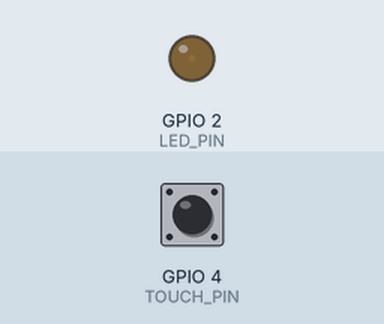
Recording of a sketch running on a simulated ESP32. On the bench: output pins drawn as LEDs (lit = HIGH). The test bench sets the inputs (shaded band); at power-on: GPIO 4 (TOUCH_PIN) HIGH.

Above: at 0.05 s.
At 3.45 s:
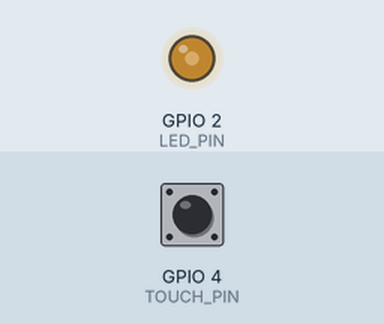
At 6.95 s:
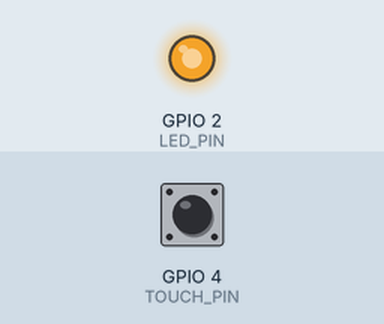
At 13.85 s:
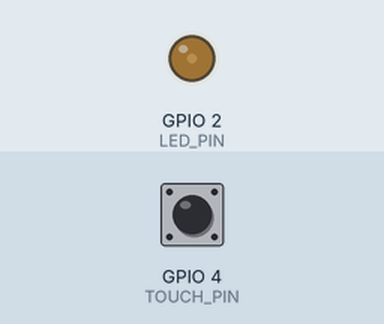
Timing chart, 0 to 20.0 s (numbered marks = the images above):
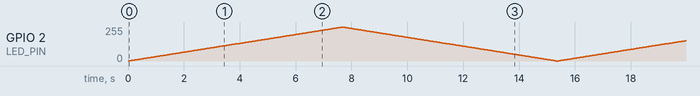

The sketch:

ex05_touch_breath.ino
```cpp
#define TOUCH_PIN 4
#define LED_PIN 2
#define TOUCH_THRESHOLD 20

int speedLevel = 1;                // 速度档位 1慢 2中 3快
int delayList[] = {30, 15, 5};     // 对应档位延时
bool lastTouch = false;
unsigned long debounceTime = 0;
unsigned long debounceDelay = 50;

// PWM呼吸灯配置
const int freq = 5000;
const int resolution = 8;

void setup() {
  Serial.begin(115200);
  pinMode(LED_PIN, OUTPUT);
  ledcAttach(LED_PIN, freq, resolution); // 绑定PWM通道
}

void loop() {
  int touchVal = touchRead(TOUCH_PIN);
  bool currentTouch = (touchVal < TOUCH_THRESHOLD);
  unsigned long now = millis();

  // 触摸防抖+档位循环切换 1→2→3→1
  if (currentTouch != lastTouch) debounceTime = now;
  if (now - debounceTime > debounceDelay) {
    if (currentTouch && !lastTouch) {
      speedLevel++;
      if (speedLevel > 3) speedLevel = 1;
    }
  }
  lastTouch = currentTouch;

  // 呼吸灯主体
  int delayTime = delayList[speedLevel - 1];
  // 渐亮
  for(int i=0; i<=255; i++){
    ledcWrite(LED_PIN, i);
    delay(delayTime);
  }
  // 渐暗
  for(int i=255; i>=0; i--){
    ledcWrite(LED_PIN, i);
    delay(delayTime);
  }
}
```
